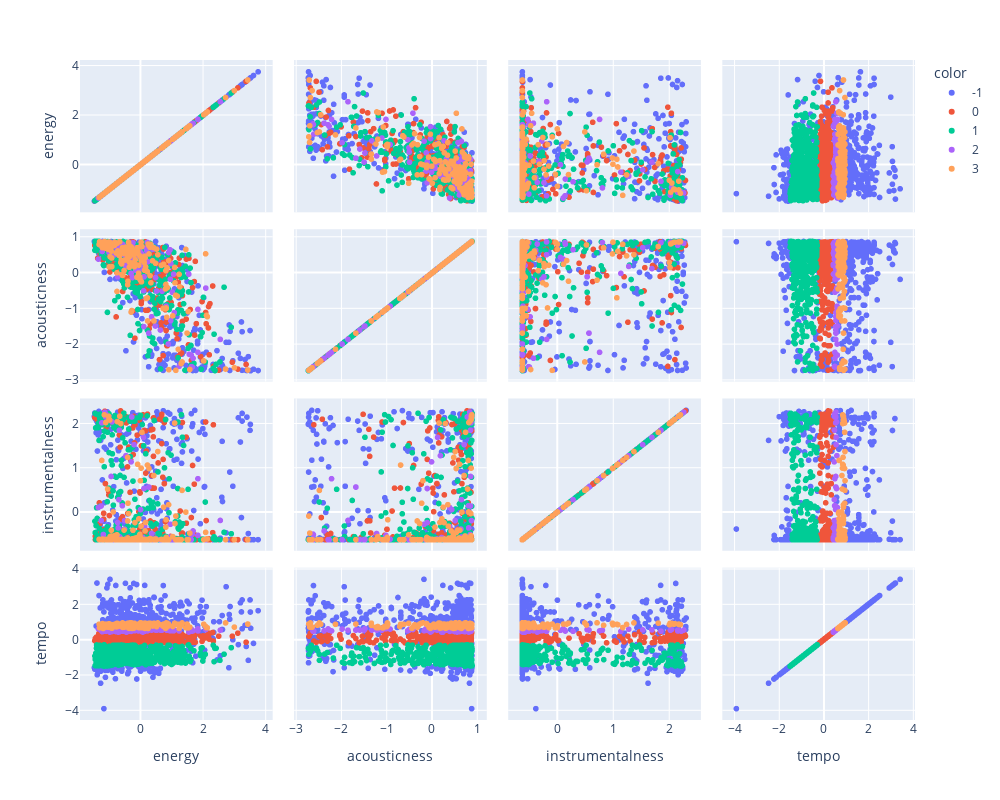

The notebook cell this image was saved under:
### Code cell
px.scatter_matrix(tracks_features_scaled, dimensions=features, 
color=tracks_features.DBSCAN_cluster.astype(str),
 width=1000, height=800)

### Figure 1 — Plotly figure (JSON) as saved in the notebook; plotly's stock layout.template omitted (floating-point values rounded to 4 significant figures; data arrays with more than 128 entries replaced by an {"elided": "..."} marker saying what was removed)
{"data": [{"dimensions": [{"axis": {"matches": true}, "label": "energy", "values": {"elided": "415 float values"}}, {"axis": {"matches": true}, "label": "acousticness", "values": {"elided": "415 float values"}}, {"axis": {"matches": true}, "label": "instrumentalness", "values": {"elided": "415 float values"}}, {"axis": {"matches": true}, "label": "tempo", "values": {"elided": "415 float values"}}], "hovertemplate": "color=-1<br>%{xaxis.title.text}=%{x}<br>%{yaxis.title.text}=%{y}<extra></extra>", "legendgroup": "-1", "marker": {"color": "#636efa", "symbol": "circle"}, "name": "-1", "showlegend": true, "type": "splom"}, {"dimensions": [{"axis": {"matches": true}, "label": "energy", "values": {"elided": "333 float values"}}, {"axis": {"matches": true}, "label": "acousticness", "values": {"elided": "333 float values"}}, {"axis": {"matches": true}, "label": "instrumentalness", "values": {"elided": "333 float values"}}, {"axis": {"matches": true}, "label": "tempo", "values": {"elided": "333 float values"}}], "hovertemplate": "color=0<br>%{xaxis.title.text}=%{x}<br>%{yaxis.title.text}=%{y}<extra></extra>", "legendgroup": "0", "marker": {"color": "#EF553B", "symbol": "circle"}, "name": "0", "showlegend": true, "type": "splom"}, {"dimensions": [{"axis": {"matches": true}, "label": "energy", "values": {"elided": "483 float values"}}, {"axis": {"matches": true}, "label": "acousticness", "values": {"elided": "483 float values"}}, {"axis": {"matches": true}, "label": "instrumentalness", "values": {"elided": "483 float values"}}, {"axis": {"matches": true}, "label": "tempo", "values": {"elided": "483 float values"}}], "hovertemplate": "color=1<br>%{xaxis.title.text}=%{x}<br>%{yaxis.title.text}=%{y}<extra></extra>", "legendgroup": "1", "marker": {"color": "#00cc96", "symbol": "circle"}, "name": "1", "showlegend": true, "type": "splom"}, {"dimensions": [{"axis": {"matches": true}, "label": "energy", "values": [-0.6594, 1.839, -0.5054, 0.9473, -0.2358, 1.063, -0.8465, 1.63, -1.255, -1.261, 0.8923, -0.6319, -0.4448, 0.0999, -0.9302, -0.687, -0.709, -0.709, 1.085, 0.07789, -0.5769, 0.3585, 0.4851, -0.2963, 0.9693, -0.676, -0.5549, 1.547, -1.135, -1.23, -1.183, -0.9357, -0.1807, -1.343, -0.1422, 0.5181, -0.04867, -0.2027, -1.252, -0.9791, 0.4796, 0.1329, -0.7255, -0.2798, -0.3128, -0.2027, 0.8207, -0.04317, -1.219, -0.9181, 0.2705, -0.01566, 0.006355, 0.07238, 2.554, 0.1879, 0.1164, 1.239, 2.092, -0.5659, 0.6942, -0.4724, -0.3733, 0.9033, -1.101, -0.7695, -0.4614, -0.5054, -1.112, -0.863, -1.048, -0.2743, 1.564, -0.6705, -0.8135, 0.6391, 0.1164, -0.3513, -0.01015, 0.2099, 0.9748, 0.02836, 0.2375, 1.019, 0.1109, 0.9583, 1.657, 0.1054, -0.7805, 0.221, -0.2523, 1.685, 1.839, 1.624, 0.05037, -0.06518, 0.397, -0.9071, -1.002, 0.2705, 0.8427]}, {"axis": {"matches": true}, "label": "acousticness", "values": [0.7257, -1.012, 0.5185, 0.6566, 0.8566, -0.02688, 0.7948, -2.617, 0.8566, 0.7657, -1.983, -0.04506, 0.2458, 0.1295, 0.842, 0.6566, 0.8166, 0.7075, -1.103, 0.2167, 0.813, -1.219, -0.1214, -0.005067, -1.325, 0.5621, 0.7911, -0.02688, 0.8384, 0.8675, 0.853, 0.8602, 0.4276, 0.3949, 0.08219, -0.4995, 0.06401, 0.3185, 0.8784, 0.5621, -1.478, 0.3985, -0.09959, 0.3694, 0.4821, 0.7148, -0.9213, -0.136, 0.6094, 0.7584, -1.677, 0.733, 0.4421, 0.5003, -1.852, 0.7003, -0.09959, -2.609, -0.4159, 0.5366, -0.5032, 0.4857, 0.493, 0.5803, 0.8711, 0.5985, 0.1913, 0.6457, 0.8639, 0.5548, 0.7221, 0.7839, -2.27, 0.8566, 0.5185, -1.59, -0.09959, 0.7075, 0.6021, 0.6203, 0.2712, 0.5585, 0.3221, -0.5322, -1.496, -0.1687, -2.626, -0.4922, 0.7366, 0.8639, -0.1214, -2.38, -2.216, -2.292, 0.5185, -0.05233, 0.6712, 0.842, 0.5839, -1.677, 0.1185]}, {"axis": {"matches": true}, "label": "instrumentalness", "values": [-0.5573, -0.5219, -0.1877, -0.56, -0.6185, -0.6195, -0.6197, -0.5084, 0.1424, -0.6077, -0.6197, -0.6196, -0.5894, 1.697, -0.6054, 0.2864, -0.3539, -0.6195, -0.6195, -0.5717, 0.1484, -0.4808, -0.5931, 1.142, -0.6196, -0.6197, -0.6193, -0.6098, 2.267, 2.027, -0.5036, 0.8115, -0.6194, 0.1094, -0.6197, -0.618, -0.6195, -0.6196, -0.1877, -0.614, -0.6182, -0.3272, -0.2327, -0.619, -0.6197, 1.532, -0.6092, -0.6197, -0.6197, -0.6189, 0.5714, -0.6196, 0.06137, -0.6108, -0.1847, -0.6195, 0.5384, -0.6195, -0.6197, -0.6197, -0.6197, -0.6197, -0.6137, -0.6194, 2.222, -0.6197, 1.283, -0.3806, 2.159, -0.616, -0.6148, 2.159, -0.6192, 1.859, -0.6195, -0.6197, 0.5384, -0.6168, -0.6165, -0.6187, -0.6197, -0.6197, -0.6197, -0.6008, -0.6186, -0.2717, -0.4937, -0.6191, -0.6197, -0.6134, -0.6176, -0.4223, 0.7605, -0.6196, -0.6197, -0.6197, -0.6197, 2.048, -0.6196, 0.5714, -0.6043]}, {"axis": {"matches": true}, "label": "tempo", "values": [0.5553, 0.6234, 0.4801, 0.5139, 0.5206, 0.5105, 0.519, 0.4882, 0.5389, 0.5734, 0.6074, 0.5467, 0.4346, 0.5628, 0.4589, 0.4822, 0.4369, 0.4736, 0.5491, 0.4391, 0.4963, 0.549, 0.5508, 0.4786, 0.5533, 0.4482, 0.5347, 0.4426, 0.5533, 0.5425, 0.4822, 0.5489, 0.5179, 0.62, 0.5766, 0.5424, 0.6184, 0.5464, 0.5833, 0.4397, 0.6277, 0.4798, 0.5364, 0.5578, 0.5503, 0.562, 0.6083, 0.6108, 0.4595, 0.5833, 0.553, 0.51, 0.54, 0.4795, 0.5486, 0.5155, 0.5813, 0.5033, 0.5855, 0.5533, 0.5508, 0.5911, 0.4825, 0.5486, 0.4888, 0.5161, 0.5991, 0.5805, 0.504, 0.5608, 0.5925, 0.547, 0.5517, 0.4896, 0.4855, 0.5499, 0.5813, 0.5386, 0.5842, 0.546, 0.5709, 0.5436, 0.5688, 0.513, 0.5406, 0.5143, 0.4955, 0.5974, 0.4663, 0.5053, 0.5988, 0.5115, 0.5056, 0.6189, 0.4615, 0.5044, 0.6188, 0.5831, 0.6142, 0.553, 0.545]}], "hovertemplate": "color=2<br>%{xaxis.title.text}=%{x}<br>%{yaxis.title.text}=%{y}<extra></extra>", "legendgroup": "2", "marker": {"color": "#ab63fa", "symbol": "circle"}, "name": "2", "showlegend": true, "type": "splom"}, {"dimensions": [{"axis": {"matches": true}, "label": "energy", "values": {"elided": "154 float values"}}, {"axis": {"matches": true}, "label": "acousticness", "values": {"elided": "154 float values"}}, {"axis": {"matches": true}, "label": "instrumentalness", "values": {"elided": "154 float values"}}, {"axis": {"matches": true}, "label": "tempo", "values": {"elided": "154 float values"}}], "hovertemplate": "color=3<br>%{xaxis.title.text}=%{x}<br>%{yaxis.title.text}=%{y}<extra></extra>", "legendgroup": "3", "marker": {"color": "#FFA15A", "symbol": "circle"}, "name": "3", "showlegend": true, "type": "splom"}], "layout": {"dragmode": "select", "height": 800, "legend": {"title": {"text": "color"}, "tracegroupgap": 0}, "margin": {"t": 60}, "width": 1000}}
